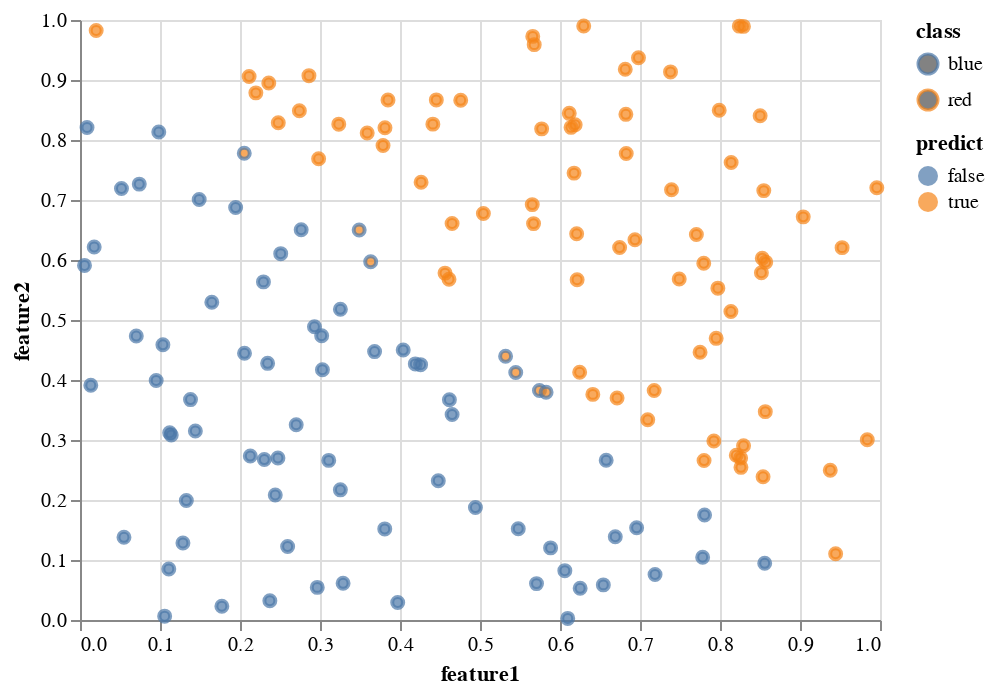

The cell this chart's notebook holds for it:
### Markdown cell above
Pretty good classification.

### Code cell
chart = (alt.Chart(df)
    .mark_point()
    .encode(
        x = "feature1",
        y = "feature2",
        color="class",
        fill = "predict",
    ))
chart

### Figure 1 — Vega-Lite specification as saved in the notebook (floating-point values rounded to 4 significant figures; data arrays with more than 128 entries replaced by an {"elided": "..."} marker saying what was removed)
{"config": {"view": {"continuousWidth": 400, "continuousHeight": 300}}, "data": {"name": "data-5d61f96ab6b6331c8303c82dcd8e9386"}, "mark": "point", "encoding": {"color": {"type": "nominal", "field": "class"}, "fill": {"type": "nominal", "field": "predict"}, "x": {"type": "quantitative", "field": "feature1"}, "y": {"type": "quantitative", "field": "feature2"}}, "$schema": "https://vega.github.io/schema/vega-lite/v4.8.1.json", "datasets": {"data-5d61f96ab6b6331c8303c82dcd8e9386": {"elided": "150 records"}}}
